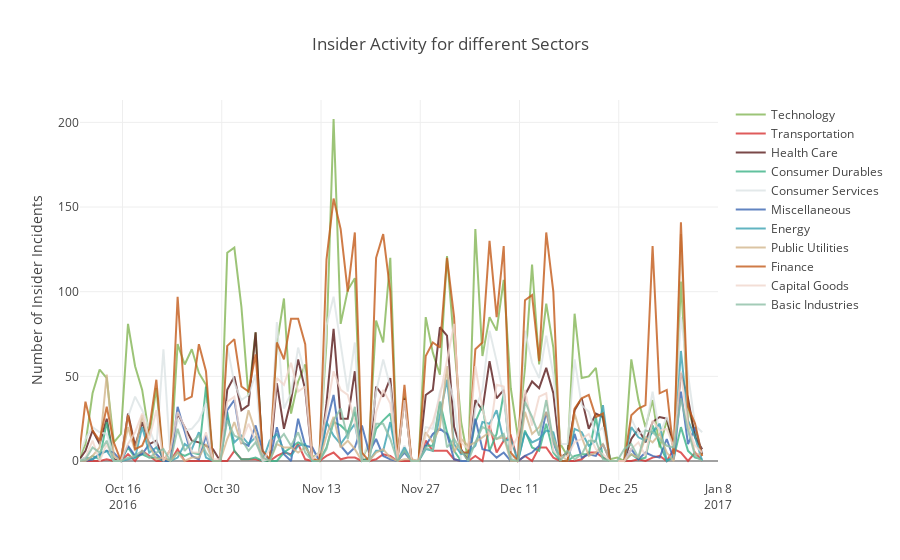

The code cell stored with this chart in its notebook:
### Code cell
basic_industries = go.Scatter(
                x=df_sector.index,
                y=df_sector['Basic Industries'],
                name = "Basic Industries",
                line = dict(color = '#8dbea6'),
                opacity = 0.8)
capital_goods = go.Scatter(
                x=df_sector.index,
                y=df_sector['Capital Goods'],
                name = "Capital Goods",
                line = dict(color = '#f1d6cc'),
                opacity = 0.8)
consumer_durables = go.Scatter(
                x=df_sector.index,
                y=df_sector['Consumer Durables'],
                name = "Consumer Durables",
                line = dict(color = '#3ab286'),
                opacity = 0.8)
consumer_services = go.Scatter(
                x=df_sector.index,
                y=df_sector['Consumer Services'],
                name = "Consumer Services",
                line = dict(color = '#dde4e5'),
                opacity = 0.8)
energy = go.Scatter(
                x=df_sector.index,
                y=df_sector['Energy'],
                name = "Energy",
                line = dict(color = '#3aa2b2'),
                opacity = 0.8)
finance = go.Scatter(
                x=df_sector.index,
                y=df_sector['Finance'],
                name = "Finance",
                line = dict(color = '#c45b1a'),
                opacity = 0.8)
health_care = go.Scatter(
                x=df_sector.index,
                y=df_sector['Health Care'],
                name = "Health Care",
                line = dict(color = '#591b1b'),
                opacity = 0.8)
miscellaneous = go.Scatter(
                x=df_sector.index,
                y=df_sector['Miscellaneous'],
                name = "Miscellaneous",
                line = dict(color = '#3a66b2'),
                opacity = 0.8)
public_utilities = go.Scatter(
                x=df_sector.index,
                y=df_sector['Public Utilities'],
                name = "Public Utilities",
                line = dict(color = '#d3b68d'),
                opacity = 0.8)
transportation = go.Scatter(
                x=df_sector.index,
                y=df_sector['Transportation'],
                name = "Transportation",
                line = dict(color = '#d83232'),
                opacity = 0.8)
technology = go.Scatter(
                x=df_sector.index,
                y=df_sector['Technology'],
                name = "Technology",
                line = dict(color = '#84b655'),
                opacity = 0.8)

data=[technology,transportation,health_care,consumer_durables,consumer_services,miscellaneous,energy,public_utilities,finance,capital_goods,basic_industries]
layout = dict(
    title = "Insider Activity for different Sectors",
    xaxis = dict(
        range = ['2016-10-10','2017-01-08']),
    yaxis=dict(
     title="Number of Insider Incidents")
    
)
fig = dict(data=data, layout=layout)
iplot(fig)
